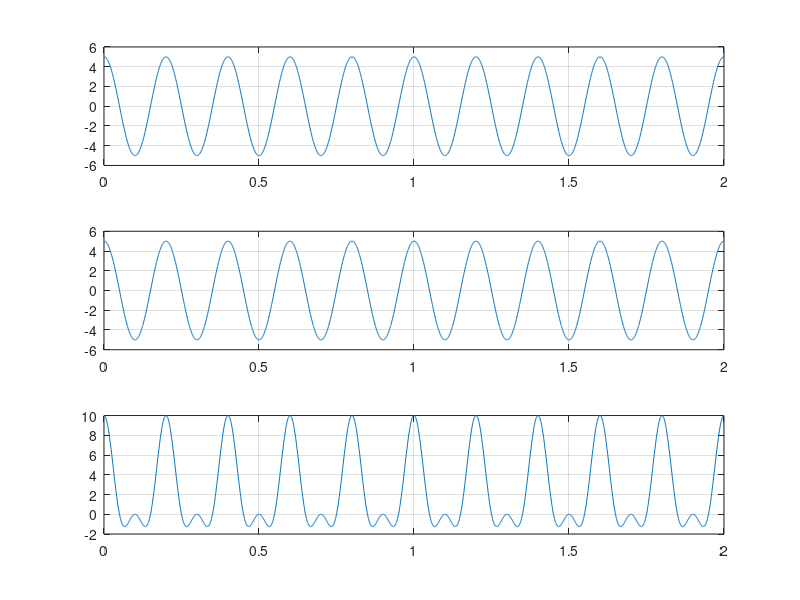

Reproduce this figure in MATLAB. (Note: this script raises an error after producing the figure.)
close all;
clear all;
em = input('enter signal voltage in volts:');
ec = input('enter carrier voltage in volts:');
fm = input('enter signal frequency in khz:');
fc = input('enter carrier frequency in khz:');
ma = em/ec;
disp(ma);
if (ma>1)
    disp('over modulation!!');
else if (ma==1)
        disp('critical modulation');
    else
        disp('under modulation');
    end
end
w0=(2*pi*fm);
w1=(2*pi*fc);
wu=w0+w1;
wl=w1-w0;
t = 0:0.001:2;
E=em*cos(w0*t);
C=ec*cos(w1*t);
U=(ma*ec*cos(wu*t))/2;
L=(ma*ec*cos(wl*t))/2;
AM=C+L+U;
subplot(3,1,1);
plot(t,E);
grid on;
subplot(3,1,2);
plot(t,C);
grid on;
subplot(3,1,3);
plot(t,AM);
grid on;
gtext('message signal');
gtext('carrier signal');
gtext('am signal');

